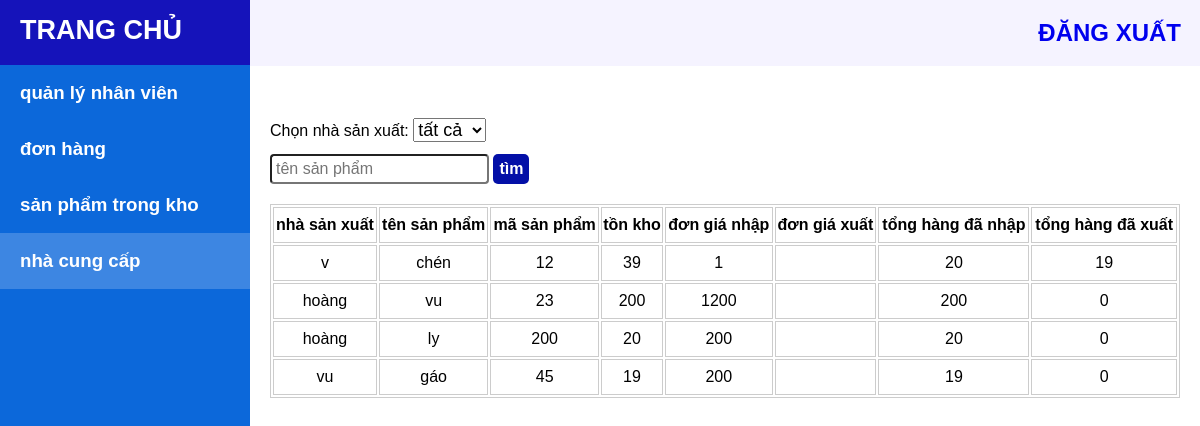
Page /my_project/admin/home_page/producer/producer.php?id=1 on the committed database.
### tables this page shows
CREATE TABLE `inventory_table1` (
  `inventory_id` int(6) NOT NULL,
  `product` varchar(50) DEFAULT NULL,
  `product_code` int(11) DEFAULT NULL,
  `producer` varchar(100) DEFAULT NULL,
  `amount` int(11) DEFAULT NULL,
  `input_price` int(11) DEFAULT NULL,
  `output_price` int(11) DEFAULT NULL
);

### my_project/admin/home_page/producer/producer.php (the view, shortened to what this page needs)
<!DOCTYPE html>
<html lang="en">
<head>
    <link rel="stylesheet" href="../home_page_style.css">
    <link rel="stylesheet" href="../staff/staff.css">
</head>
<body>
<?php
$id = $_GET['id'];
$producer_select = '';
require_once '../connect.php';
$order_table = 'order_table'.$id;
$inventory_table = 'inventory_table'.$id;
$product_code = "select DISTINCT product_code from $order_table";
$product_code_query = mysqli_query($connect, $product_code);
$find = '';
$show_producer = "select * from $inventory_table where  product like '%$find%'";
    $show_producer_query = mysqli_query($connect, $show_producer);
    $order = "select * from $order_table where product like '%$find%'";
    $order_query = mysqli_query($connect, $order);
    $in = 0;
    $out = 0;
    foreach($product_code_query as $value) {
        foreach($order_query as $order_value) {
            if($order_value['product_code'] == $value['product_code']) {
                if($order_value['status'] == 'xuất') {
                    $out += $order_value['amount'];
                } else {
                    $in += $order_value['amount'];
                }
            }
        }
        $in_arrays[$value['product_code']] = $in;
        $out_arrays[$value['product_code']] = $out;
        $in = 0;
        $out = 0;
    }
?>
<div id="wrapper">
    <div id="sidebar-wrapper">
        <ul class="sidebar-nav">
            <li class="sidebar-brand">
                <h2><a href="http://localhost/my_project/admin/home_page/home_page.php?id=<?php echo $id ?>">
                    TRANG CHỦ
                </a></h2>
            </li>
            <li>
                <h3><a href="http://localhost/my_project/admin/home_page/staff/staff.php?id=<?php echo $id ?>" class = "sidebar_link">quản lý nhân viên</a></h3>
            </li>
            <li>
                <h3><a href="../show_order/show_order.php?id=<?php echo $id ?>" class = "sidebar_link" >đơn hàng</a></h3>
            </li>
            <li>
                <h3><a href="../inventory/inventory.php?id=<?= $id?>" class = "sidebar_link">sản phẩm trong kho</a></h3>
            </li>
            <li>
                <h3><a href="producer.php?id=<?= $id?>" class = "sidebar_link" style="background-color: rgba(255,255,255,0.2 )">nhà cung cấp</a></h3>
            </li>
            <li>
                <h3><a href="#" class = "sidebar_link"></a></h3>
            </li>
            <li>
                <h3><a href="#" class = "sidebar_link"></a></h3>
            </li>
        </ul>
    </div>
    <div class="main">
        <div class="header">
            <h2> <a href="http://localhost/my_project/admin/" class="header_link"> ĐĂNG XUẤT</a></h2>
        </div>
        <div class="main_content">
            <div class="staff_content_header">
                <div class="find_order_item staff_content_header_item">
                    <div class="find_order">
                        <form class="find_staff" action="producer.php">
                            <div class="select_wrap">
                                <label for="">Chọn nhà sản xuất:</label>
                                <select id="" name="producer" class="select_staff" >
                                    <option <?php echo $producer_select == 'tất cả'?'selected':''?>>tất cả</option>
                                </select>
                            </div>
                            <div>
                                <input type="search" name = "find" placeholder="tên sản phẩm" class="find_staff_input" value="<?= $find ?>">
                                <button type="submit" class="find_staff_button">tìm</button>
                            </div>
                        </form>
                    </div>
                </div>
            </div>
            <div class="staff_content_list">
                    <table class="staff_list_table">
                        <tr>
                            <th class="staff_list_title">nhà sản xuất</th>
                            <th class="staff_list_title">tên sản phẩm</th>
                            <th class="staff_list_title">mã sản phẩm</th>
                            <th class="staff_list_title">tồn kho</th>
                            <th class="staff_list_title">đơn giá nhập</th>
                            <th class="staff_list_title">đơn giá xuất</th>
                            <th class="staff_list_title">tổng hàng đã nhập</th>
                            <th class="staff_list_title">tổng hàng đã xuất</th>
                        </tr>
                        <?php foreach ($show_producer_query as  $value): ?>
                            <tr>
                                <td class="staff_list_title"><?php echo $value['producer'] ?></td>
                                <td class="staff_list_title"><?php echo $value['product'] ?></td>
                                <td class="staff_list_title"><?php echo $value['product_code'] ?></td>
                                <td class="staff_list_title"><?php echo $value['amount'] ?></td>
                                <td class="staff_list_title"><?php echo $value['input_price'] ?></td>
                                <td class="staff_list_title"><?php echo $value['output_price'] ?></td>
                                <td class="staff_list_title"><?php echo $in_arrays[$value['product_code']] ?></td>
                                <td class="staff_list_title"><?php echo $out_arrays[$value['product_code']] ?></td>
                            </tr>
                        <?php endforeach ?>
                    </table>
                </div>
        </div>
    </div>
</div>
</body>
</html>

### my_project/admin/home_page/home_page_style.css (style rules this page uses)
* { padding: 0; margin: 0; box-sizing: border-box; }
html { scroll-behavior: smooth; font-family: Arial, Helvetica, sans-serif; }
#sidebar-wrapper { overflow-x: hidden; z-index: 1000; position: fixed; left: 250px; width: 0; height: 100%; margin-left: -250px; overflow-y: auto; background: #0362d9f5; }
.sidebar-nav { position: absolute; top: 0; width: 250px; margin: 0; padding: 0; list-style: none; }
.sidebar-nav li { text-indent: 20px; line-height: 40px; }
.sidebar-nav li a { display: block; text-decoration: none; color:#ffffff;; }
.sidebar_link { padding: 8px 0px; }
.sidebar-nav > .sidebar-brand { height: 65px; font-size: 18px; line-height: 60px; background-color: #0805df; }
.sidebar-nav > .sidebar-brand a { height: 65px; color: #fff; }
@media (min-width:768px) { #wrapper { padding-left: 250px; } }
@media (min-width:768px) { #sidebar-wrapper { width: 250px; } }
.header { justify-content: end; background-color: #6d5af812; display: flex; }
.header_link { width: fit-content; padding: 19px; text-decoration: none; display: block; }

### my_project/admin/home_page/staff/staff.css (style rules this page uses)
.staff_content_header { justify-content: space-between; display: flex; padding: 40px 20px 0px; align-items: flex-end; }
.find_staff { margin-top: 12px; }
.find_staff_input { font-size: 16px; padding: 4px; border-radius: 4px; }
.find_staff_button { padding: 6px; border: none; font-size: 16px; font-weight: 700; color: #fff; background-color: #030fa7; border-radius: 5px; }
.staff_content_list { padding: 20px; }
.staff_list_table { width: 100%; border: 1px solid #ccc; }
.staff_list_title { border: 1px solid #ccc; text-align: center; padding: 8px 0px; }
.find_order_item { width: 100%; display: flex; justify-content: space-between; align-items: flex-end; }
.select_staff { font-size: 18px; }
.select_wrap { padding-bottom: 12px; }

### rows in the picture
inventory_table1: producer "v", product "chén", product_code "12", amount "39", input_price "1", product_code "20", product_code "19"
inventory_table1: producer "hoàng", product "vu", product_code "23", amount "200", input_price "1200", product_code "200", product_code "0"
inventory_table1: producer "hoàng", product "ly", product_code "200", amount "20", input_price "200", product_code "20", product_code "0"
inventory_table1: producer "vu", product "gáo", product_code "45", amount "19", input_price "200", product_code "19", product_code "0"
